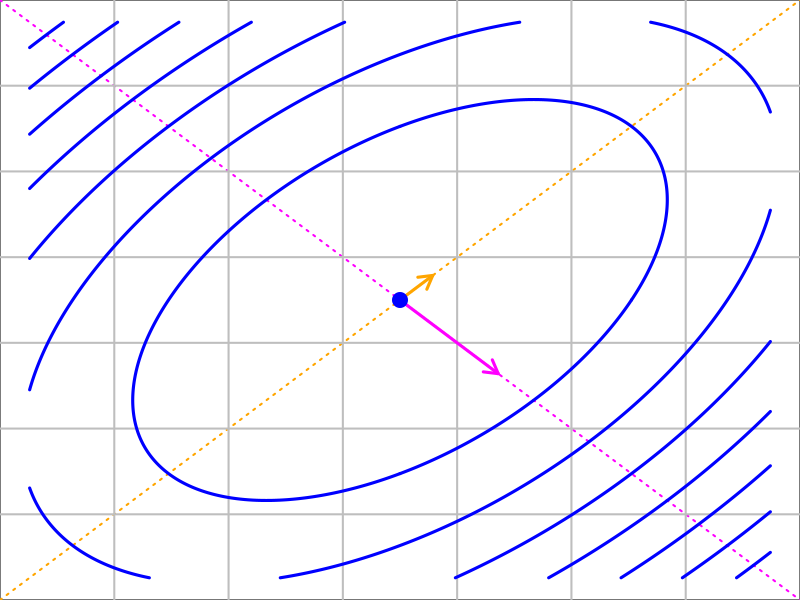

Write R code to recreate this figure.
v1 = c(1, -1) / sqrt(2)
v2 = c(1, 1) / sqrt(2)
l1 = 3
l2 = 1

V <- cbind(v1, v2)
L <- diag(c(l1, l2))
A <- V %*% L %*% t(V)

f <- function(x, y) {
  t(c(x, y)) %*% A %*% c(x, y)
}

lim_x = c(-8, 8)
lim_y = lim_x

x <- seq(lim_x[1], lim_x[2], 0.05)
y <- seq(lim_y[1], lim_y[2], 0.05)
z <- outer(x, y, FUN = function(x, y) {
  xy <- mapply(c, x, y)
  apply(xy, 2, function(v) {
    f(v[1], v[2])
  })
})

png("quadr-eigenv.png", width = 400, height = 400)

par(xaxt = "n", yaxt = "n", mar = c(0, 0, 0, 0))
contour(x, y, z, drawlabels = FALSE, nlevels = 6)

abline(a = 0, b = -1, col = "magenta", lty = 3, lwd = 2)
abline(a = 0, b = 1, col = "orange", lty = 3, lwd = 2)

grid(nx = 7, ny = 7, lty = 1, col = "gray", lwd = 2)

contour(x, y, z, col = "blue", lwd = 3, drawlabels = FALSE, nlevels = 6, add = TRUE)

par(xaxt = "n", yaxt = "n", mar = c(0, 0, 0, 0))

arrows(0, 0, l1 * v1[1], l1 * v1[2], length = 0.15, col = "magenta", lwd = 3)
arrows(0, 0, l2 * v2[1], l2 * v2[2], length = 0.15, col = "orange", lwd = 3)

points(0, 0, col = "blue", pch = 19, cex = 2)

